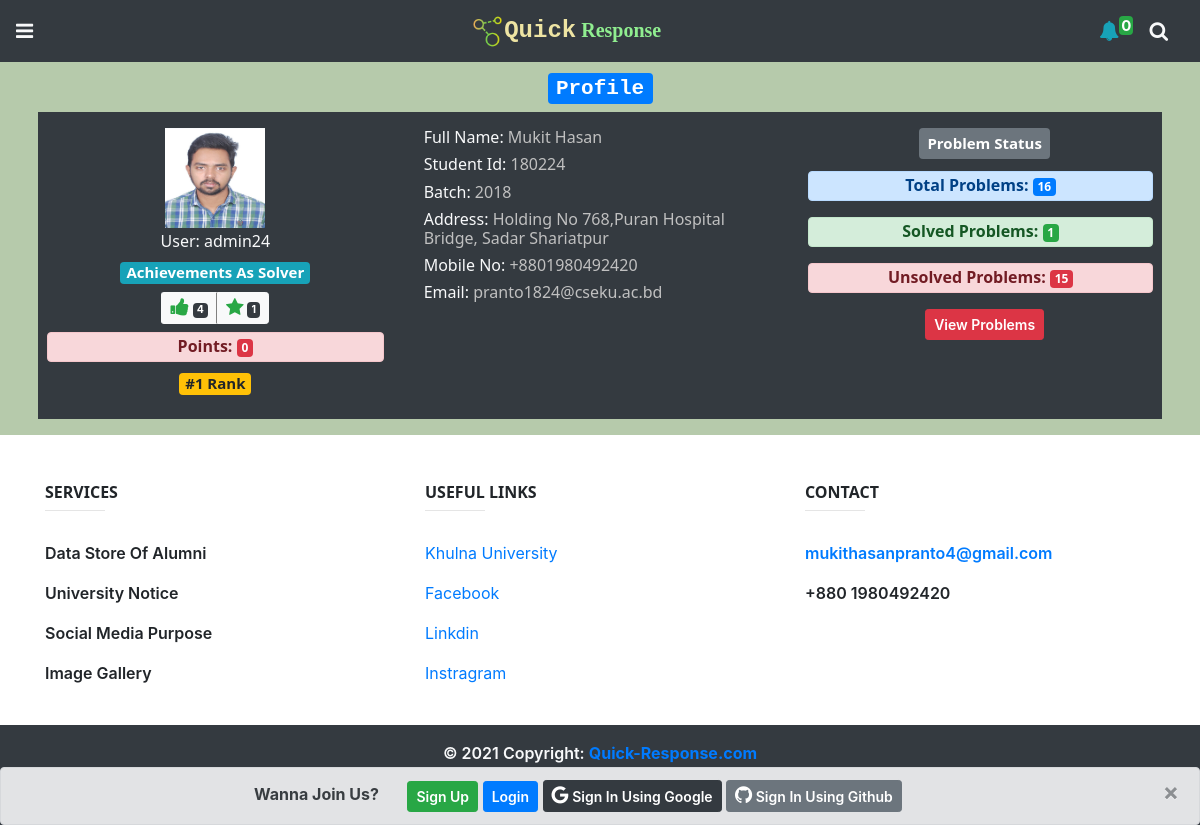
/1/profile/, run on an earlier commit of the app's database.
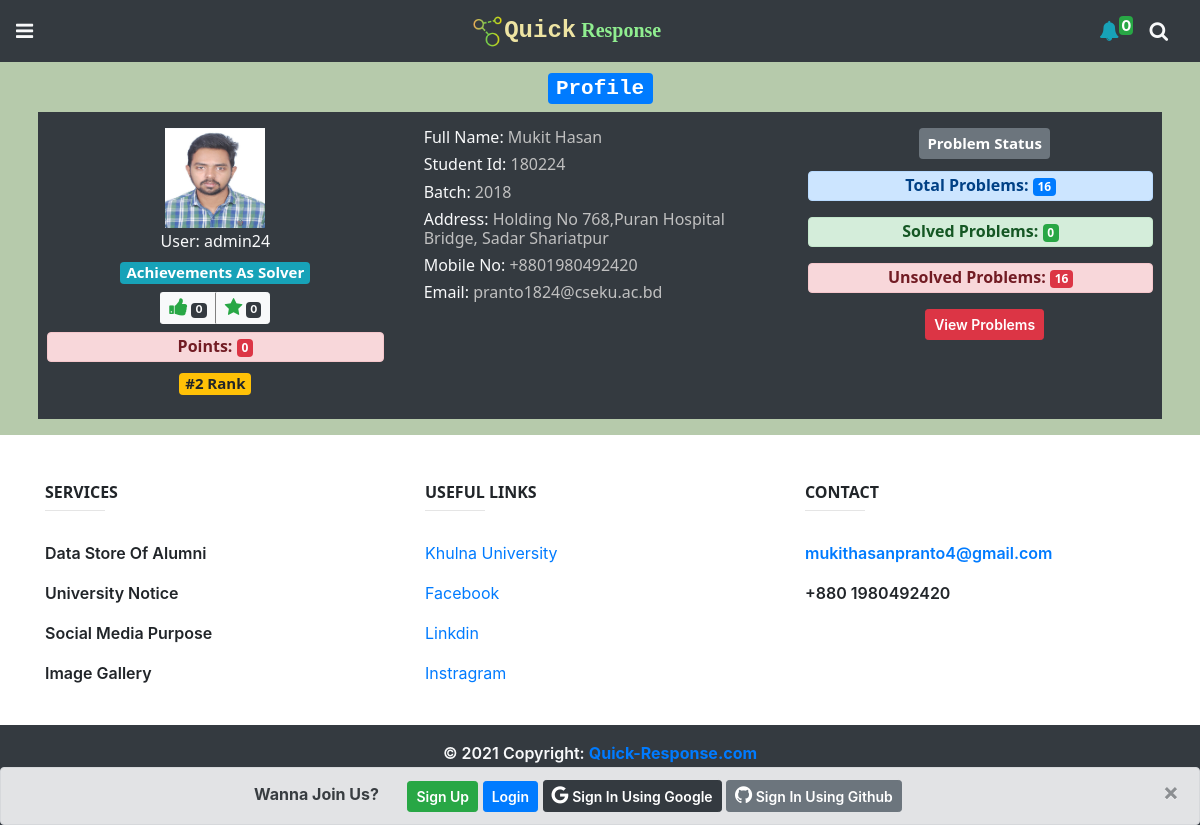
And on a later commit of the database.
### home/models.py (models this page shows, shortened)
class Profile(models.Model):
    full_name = models.CharField(max_length=255)
    profile_picture = models.FileField(upload_to='uploads/')
    batch = models.CharField(max_length=50)
    student_id = models.CharField(max_length=50)
    address = models.CharField(max_length=100,blank=True)
    mobile = models.CharField(max_length=60,blank=True)
    facebook = models.URLField(max_length=60,blank=True)
    total_points = models.IntegerField(default=0)
    user = models.OneToOneField(settings.AUTH_USER_MODEL, on_delete=models.CASCADE,related_name="profile")

### home/views.py (the view, shortened to what this page needs)
# urls.py: path('<int:id>/profile/',profile_view,name='profile_view'),
def profile_view(request,id,msg=None):
    form = ProfileForm()
    user = User.objects.get(id=id)
    print(user)
    alert = ''
    if msg == 'required':
        alert = 'You Must Create A Profile First'
    try:
        profile = Profile.objects.get(user=user)
        update_form = ProfileForm(instance=profile)
        pass_form = PasswordChangeForm(user=user)
        solved = Problem.objects.filter(Q(author=profile.user) & Q(is_solved=True)).count()
        unsolved = Problem.objects.filter(Q(author=profile.user) & Q(is_solved=False)).count()
        voter = Solution.objects.filter(author=user)
        best_answer = Solution.objects.filter(Q(author=user) & Q(best_answer=True)).count()
        total_vote = 0
        for v in voter:
            total_vote+=v.vote
        print(total_vote)
    except:
        profile = ''
        update_form = ''
        pass_form = ''
        solved = ''
        unsolved = ''
        total_vote = ''
        best_answer = ''
    context = {
        'form':form,
        'profile': profile,
        'update_form':update_form,
        'pass_form':pass_form,
        'solved_count':solved,
        'unsolved_count':unsolved,
        'total_vote':total_vote,
        'best_answer':best_answer,
        'alert':alert,
    }
    return render(request,"home/profile.html",context)

### home/templatetags/custom_tags.py (called while the page is built)
def point_rank(points):
    profiles = Profile.objects.all().order_by('-total_points')
    for i in range(1,len(profiles)+1):
        if profiles[i-1].total_points == points:
            return i

### templates/home/profile.html (shortened to what this page needs)
{% extends "base.html" %}
{% load static %}
{% block content %}
{% load custom_tags %}
<div class="text-dark" style="background-color: rgb(182, 202, 171);">
    <div class="container p-2">
        {% if profile %}
        <div class="text-center">
            <h3><span class="badge badge-primary">Profile</h3>
        </div>
        <div class="text-center bg-dark text-light mb-2 profile_data">
            <div class="row">
                <div class="col-lg-4 p-3">
                    <img src="{{profile.profile_picture.url}}" style="object-fit: cover;" height="100px"
                        width="100px" />
                    <h6 class="text-light pt-1">User: {{profile.user.username}}</h6>
                    <h5><span class="badge badge-info">Achievements As Solver</span></h5>
                    <div class="btn-group btn-group-sm">
                        {% if total_vote > -1 %}
                        <button type="button" class="btn btn-light" style="border-right: 2px grey solid;" data-toggle="tooltip" title="Net Vote"><i
                            class="fa fa-thumbs-up text-success" style="font-size: 20px;"></i> <span class="badge badge-dark">{{total_vote}}</span></button>
                        {% else %}
                        <button type="button" class="btn btn-light" style="border-right: 2px grey solid;" data-toggle="tooltip" title="Net Vote"><i
                            class="fa fa-thumbs-down text-danger" style="font-size: 20px;"></i> <span class="badge badge-dark">{{total_vote}}</span></button>
                        {% endif %}
                        <button type="button" class="btn btn-light" data-toggle="tooltip" title="Best Answer"><i
                            class="fa fa-star text-success" style="font-size: 19px;"></i> <span class="badge badge-dark">{{best_answer}}</span></button>
                      </div>
                    <h6 class="alert alert-danger m-2 py-1 font-weight-bold">Points: <span
                            class="badge badge-danger">{{profile.total_points}}</span></h6>
                    <h5><span class="badge badge-warning">#{{profile.total_points|point_rank}} Rank</span></h5>
                </div>
                <div class="col-lg-4 p-3 text-md-left">
                    <h6>Full Name: <span style="color: silver;">{{profile.full_name}}</span>
                    </h6>
                    <h6>Student Id: <span style="color: silver;">{{profile.student_id}}</span>
                    </h6>
                    <h6>Batch: <span style="color: silver;">{{profile.batch}}</span>
                    </h6>
                    <h6>Address: <span style="color: silver;">{{profile.address}}</span>
                    </h6>
                    <h6>Mobile No: <span style="color: silver;">{{profile.mobile}}</span>
                    </h6>
                    <h6>Email: <span style="color: silver;">{{profile.user.email}}</span>
                    </h6>
                </div>
                <div class="col-lg-4 p-3 text-center">
                    <h5><span class="badge badge-secondary p-2 mb-1">Problem Status</span></h5>
                    <h6 class="alert alert-primary py-1 mr-2 font-weight-bold">Total Problems:  <span class="badge badge-primary">{{profile.user.problem_set.count}}</span></h6>
                    <h6 class="alert alert-success py-1 mr-2 font-weight-bold">Solved Problems:  <span class="badge badge-success">{{solved_count}}</span></h6>
                    <h6 class="alert alert-danger py-1 mr-2 font-weight-bold">Unsolved Problems:  <span class="badge badge-danger">{{unsolved_count}}</span></h6>
                    <a href="{% url 'profile_view_problems' profile.user.id %}"><button class="btn btn-danger btn-sm">View Problems</button></a>
                </div>
            </div>
        </div>
        {% endif %}
    </div>
</div>
{% endblock %}

What changed in the data, as far as the page shows it:
changed through a linked row, Profile "Mukit Hasan": total_points|point_rank "1" → "2"
Also different on the page:
{{ total_vote }}: "4" → "0"
{{ best_answer }}: "1" → "0"
{{ solved_count }}: "1" → "0"
{{ unsolved_count }}: "15" → "16"
